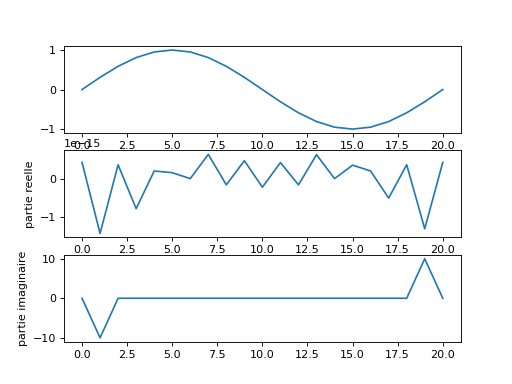

The script that drew this image:
import numpy as np
import matplotlib.pyplot as plt

n = 20

# definition de a
m = np.arange(n)
a = np.sin(m * 2*np.pi/n)

# visualisation de a
# on ajoute a droite la valeur de gauche pour la periodicite
plt.subplot(311)
plt.plot( np.append(a, a[0]) )

# calcul de A
A = np.fft.fft(a)

# visualisation de A
# on ajoute a droite la valeur de gauche pour la periodicite
B = np.append(A, A[0])
plt.subplot(312)
plt.plot(np.real(B))
plt.ylabel("partie reelle")

plt.subplot(313)
plt.plot(np.imag(B))
plt.ylabel("partie imaginaire")

plt.show()
